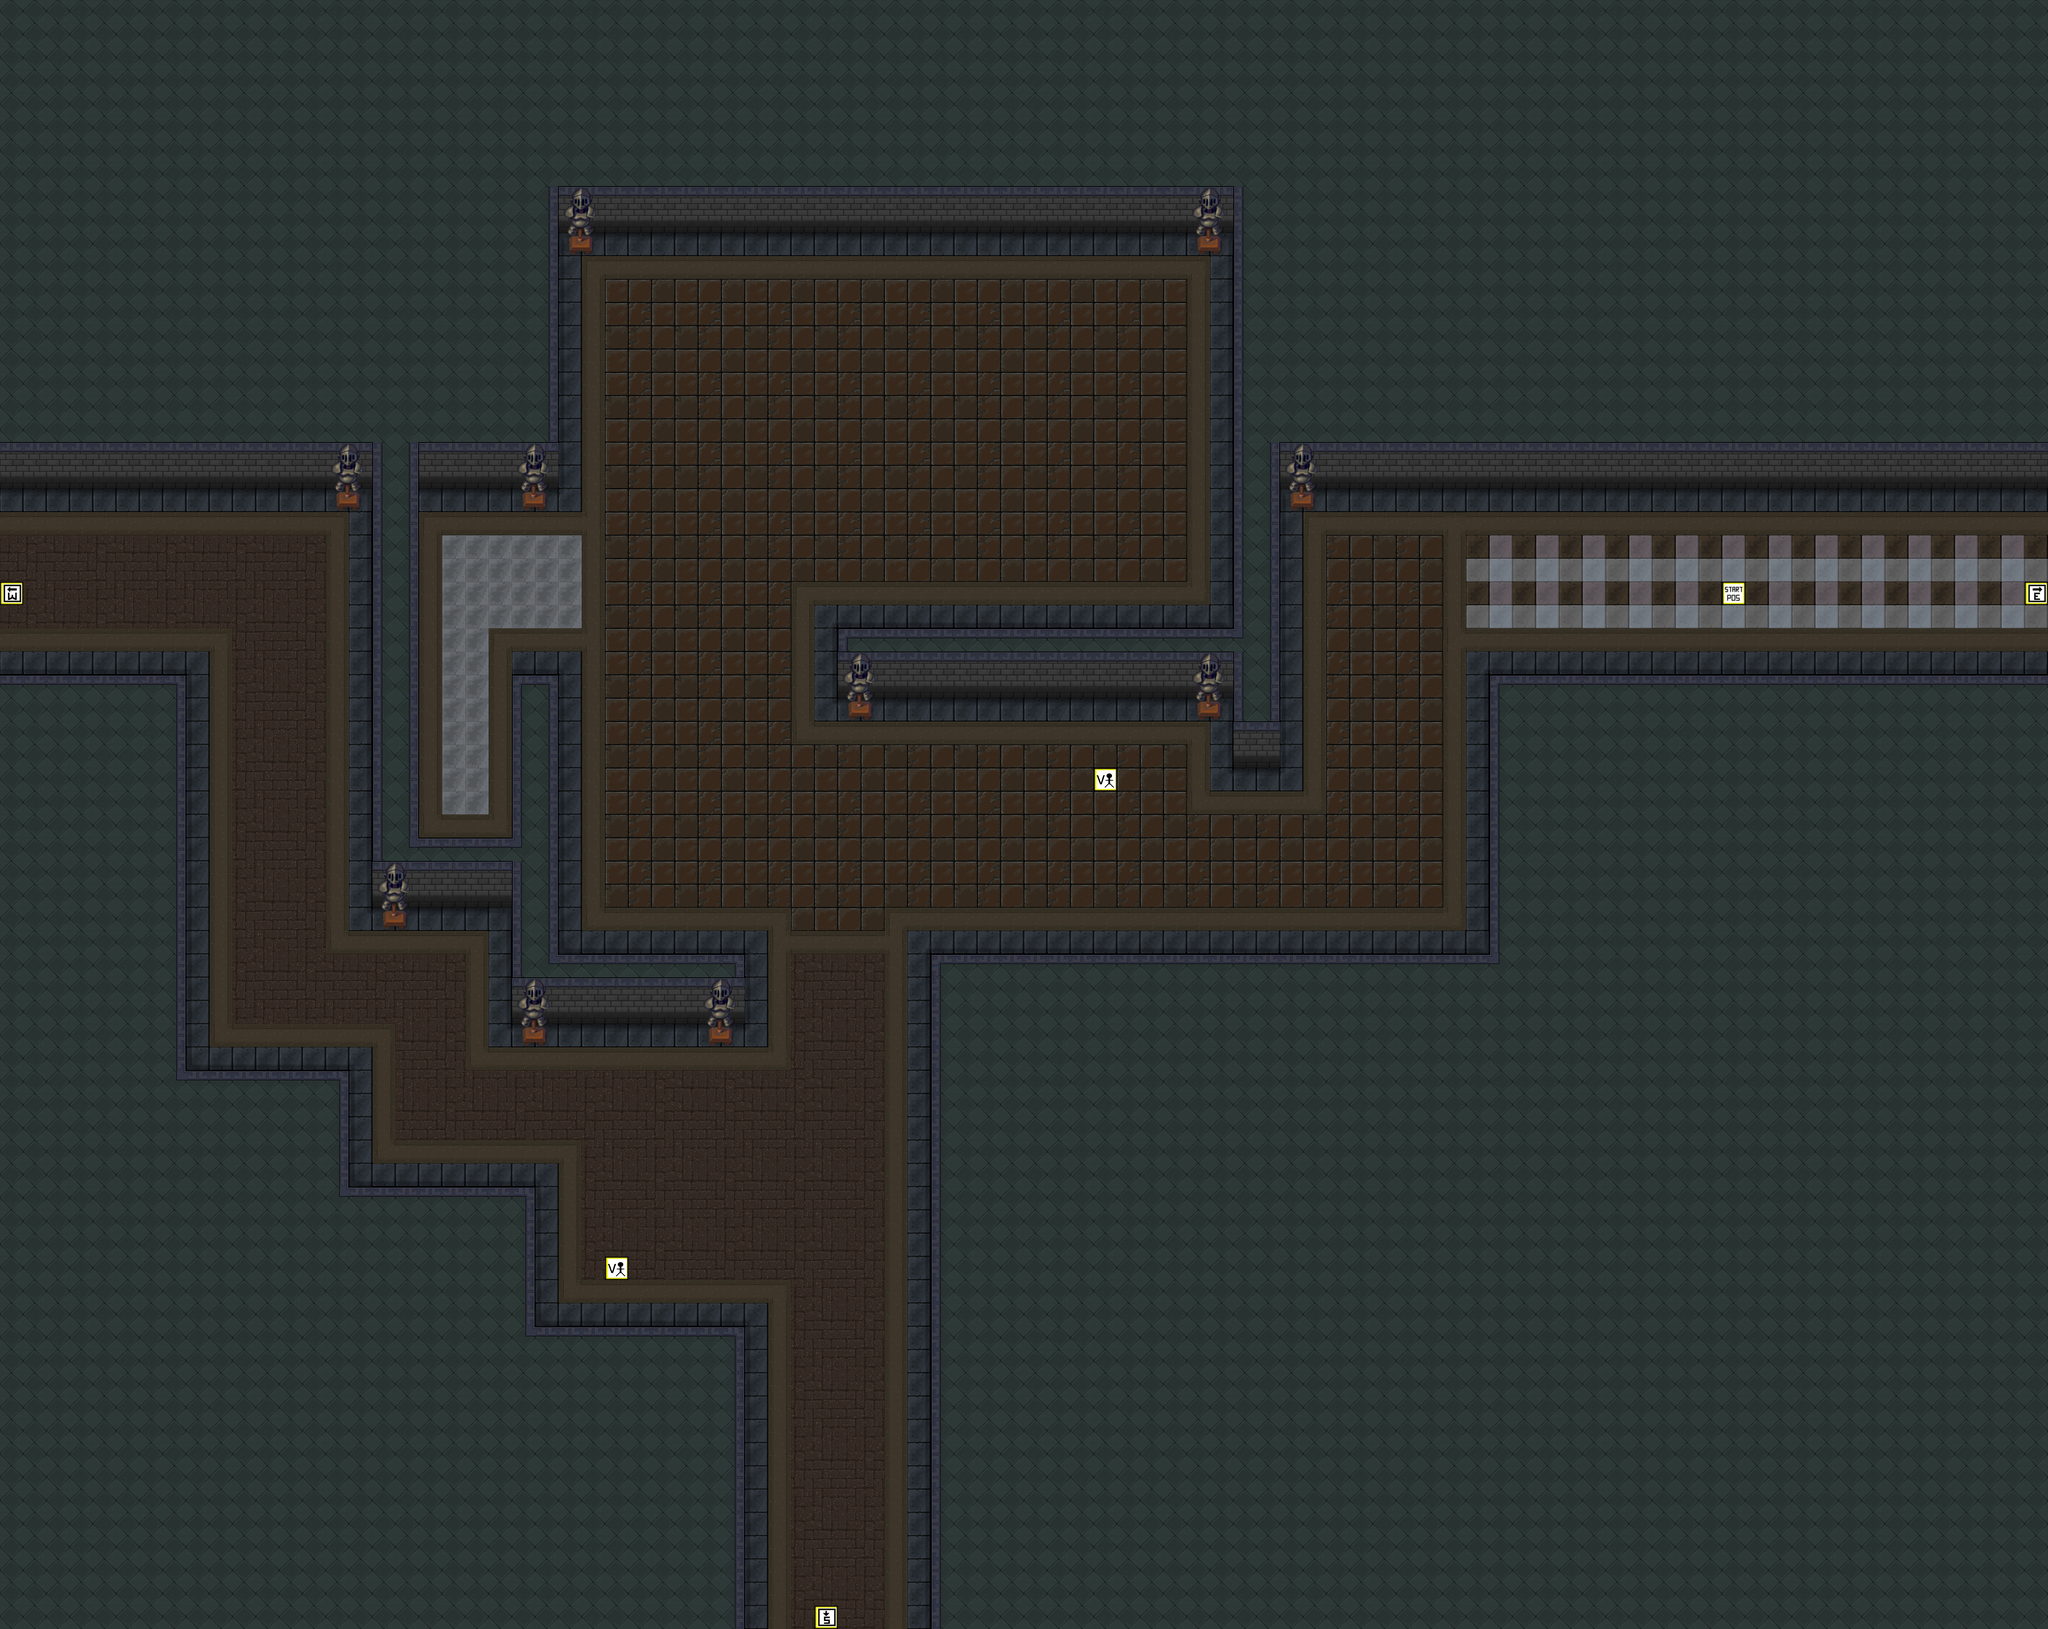

The image is a tile-based game level rendered from a .tmx file. Its description and source (layers, tilesets, objects; grid data summarised) follow:
An orthogonal 88x70 tile map with 64x64 px tiles, 3 tile layers (game tiles, extra game tiles, marker tiles), 2 tilesets and 15 objects (15x Collision).

<map version="1.2" tiledversion="1.3.4" orientation="orthogonal" renderorder="left-up" compressionlevel="0" width="88" height="70" tilewidth="64" tileheight="64" infinite="0" nextlayerid="67" nextobjectid="876">
 <tileset firstgid="1" name="marker_tiles" tilewidth="64" tileheight="64" tilecount="100" columns="10">
  <image source="marker_tiles.png" width="640" height="640" />
 </tileset>
 <tileset firstgid="101" name="tileset2" tilewidth="64" tileheight="64" tilecount="616" columns="22">
  <image source="tileset2.png" width="1408" height="1792" />
 </tileset>
 <layer id="62" name="game tiles" width="88" height="70">
  <data>[6160 cells, 6160 non-empty, 54 distinct tile ids]</data>
 </layer>
 <layer id="63" name="extra game tiles" width="88" height="70">
  <data>[6160 cells, 60 non-empty, 6 distinct tile ids]</data>
 </layer>
 <layer id="64" name="marker tiles" width="88" height="70">
  <data>[6160 cells, 6 non-empty, 5 distinct tile ids]</data>
 </layer>
 <objectgroup color="#ffaa00" id="42" name="collision" visible="0">
  <object id="833" name="Wall" type="Collision" x="0" y="1856" width="512" height="2624" />
  <object id="834" name="Wall" type="Collision" x="512" y="3648" width="1536" height="832" />
  <object id="835" name="Wall" type="Collision" x="4096" y="1856" width="1536" height="768" />
  <object id="837" name="Wall" type="Collision" x="3392" y="640" width="2240" height="704" />
  <object id="839" name="Wall" type="Collision" x="0" y="0" width="5632" height="640" />
  <object id="840" name="Wall" type="Collision" x="0" y="640" width="1536" height="704" />
  <object id="853" name="Wall" type="Collision" x="1024" y="2304" width="384" height="192" />
  <object id="854" name="Wall" type="Collision" x="1408" y="1856" width="128" height="768" />
  <object id="858" name="Wall" type="Collision" x="2560" y="2624" width="3072" height="1856" />
  <object id="864" name="Wall" type="Collision" x="3392" y="1344" width="128" height="768" />
  <object id="866" name="Wall" type="Collision" x="2304" y="1728" width="1088" height="192" />
  <object id="868" name="Wall" type="Collision" x="1024" y="1344" width="128" height="960" />
  <object id="869" name="Wall" type="Collision" x="512" y="2944" width="448" height="704" />
  <object id="870" name="Wall" type="Collision" x="960" y="3264" width="512" height="384" />
  <object id="872" name="Wall" type="Collision" x="1408" y="2624" width="640" height="192" />
 </objectgroup>
</map>
